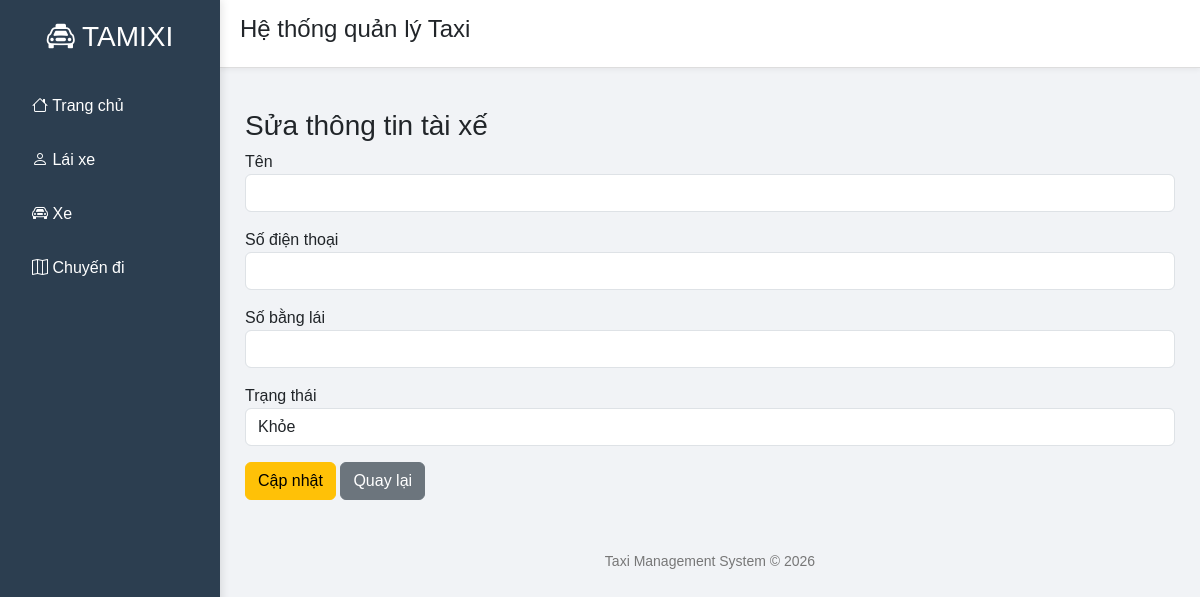
The app's page /edit/5, older data.
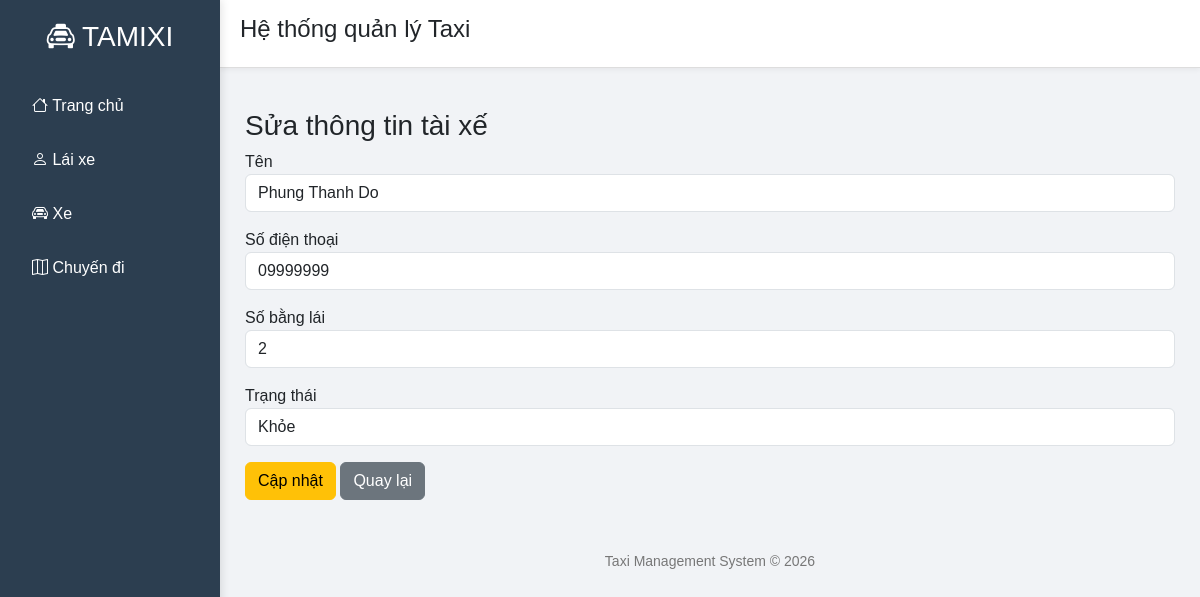
The same page, newer data.
### tables this page shows
CREATE TABLE Drivers (
    driver_id INTEGER PRIMARY KEY AUTOINCREMENT,
    name TEXT NOT NULL,
    phone TEXT,
    license_number TEXT,
    status TEXT
);

### app.py (the view, shortened to what this page needs)
@app.route("/edit/<id>",methods=["GET","POST"])
def edit_driver(id):
    conn = get_db()
    cursor = conn.cursor()
    cursor.execute("SELECT * FROM Drivers WHERE driver_id=?", (id,))
    driver=cursor.fetchone()
    conn.close()
    return render_template("edit_driver.html",driver=driver)

### app.py (called while the page is built)
def get_db():
    conn = sqlite3.connect("taxi.db")
    conn.row_factory = sqlite3.Row
    return conn

### templates/edit_driver.html (shortened to what this page needs)
{% extends "layout.html" %}
{% block content %}
<h3>Sửa thông tin tài xế</h3>
<form method="POST">
<div class="mb-3">
<label>Tên </label>
<input type="text" name="name" class="form-control" value="{{driver.name}}">
</div>
<div class="mb-3">
<label>Số điện thoại</label>
<input type="text" name="phone" class="form-control" value="{{driver.phone}}">
</div>
<div class="mb-3">
<label>Số bằng lái</label>
<input type="text" name="license" class="form-control" value="{{driver.license_number}}">
</div>
<div class="mb-3">
<label>Trạng thái</label>
<select name="status" class="form-control">
<option value="Khỏe" {% if driver.status=="Khỏe" %}selected{% endif %}>
Khỏe
</option>
</select>
</div>
<button class="btn btn-warning">Cập nhật</button>
<a href="/drivers" class="btn btn-secondary">Quay lại</a>
</form>
{% endblock %}

Row changes from the older to the newer data that the page shows:
added Drivers: name "Phung Thanh Do", phone "09999999", license "2", status "Khỏe"
Text that changed along with them:
form field status: "Khỏe" → (not shown)
